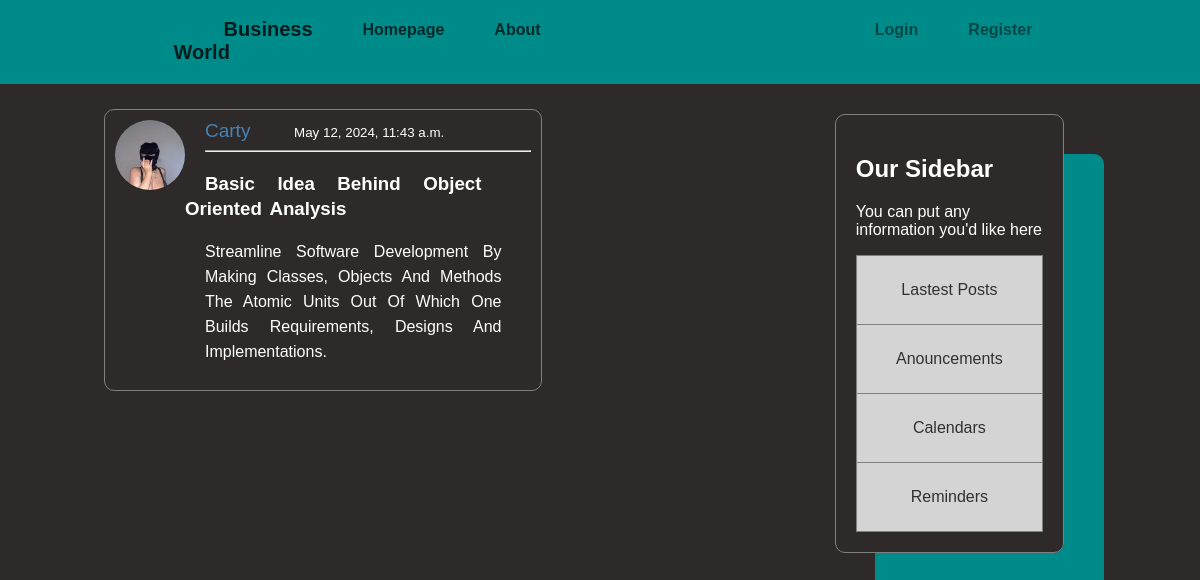
The app's page /post/36/ with its own data.
### Blog/models.py (models this page shows, shortened)
class Posts(models.Model):
    title = models.CharField(max_length= 100)
    content = models.TextField()
    date_published = models.DateTimeField(default = timezone.now)
    author = models.ForeignKey(User, on_delete = models.CASCADE)

### Users/models.py (models this page shows, shortened)
class Profile(models.Model):
    user = models.OneToOneField(User, on_delete=models.CASCADE)
    image = models.ImageField(default='default.jpg', upload_to= 'profile_picture')

### Blog/views.py (the view)
# urls.py: path('post/<int:pk>/', PostDetailView.as_view(), name="post-detail"),
class PostDetailView(DetailView):
    model = Posts

### Blog/templates/Blog/Posts_detail.html (shortened to what this page needs)
{% extends "Blog/base.html" %}
{% block content %}
    <div class = "posts">
        <div class="sub-container">
            <img class='user-profile-pic' src="{{object.author.profile.image.url}}">
            <span>{{object.author}}</span><small> {{object.date_published}} </small>
        </div><hr/>
        <div class="linkncontent">
            <h3>{{object.title}}</h3>
            <p id = "post-content"> {{object.content}} </p>
        </div>
    </div>
{% endblock content %}

### Blog/static/Blog/styling.css (style rules this page uses)
body { background-color: rgb(47, 42, 42); overflow-x: hidden; color: white; width: 100%; height: 100%; }
* { box-sizing:border-box; text-decoration: none; font-weight: 100px; font-family: 'Trebuchet MS', 'Lucida Sans Unicode', 'Lucida Grande', 'Lucida Sans', Arial, sans-serif; }
.sub-container { width: 100%; }
.posts { text-align: justify; border: 1px solid gray; margin-top: 25px; padding: 10px; border-radius: 10px; width: 60%; }
span { font-size: 19px; color:steelblue; margin-right: 40px; }
.user-profile-pic { display:float; float: left; width: 70px; height:70px; border-radius: 35px; margin-right: 20px; }
.linkncontent { padding-left: 70px; width: 100%; padding-right: 50px; word-spacing: 3px; line-height: 25px; text-transform: capitalize; }
#post-content { margin-left: 20px; width: 100%; }

### records on screen
Posts: author.profile.image (picture), author "Carty", date_published "May 12, 2024, 11:43 a.m.", title "Basic Idea Behind Object Oriented Analysis", content "Streamline Software Development By Making Classes, Objects And Methods The Atomic Units Out Of Which One Builds Requirements, Designs And Implementations."
